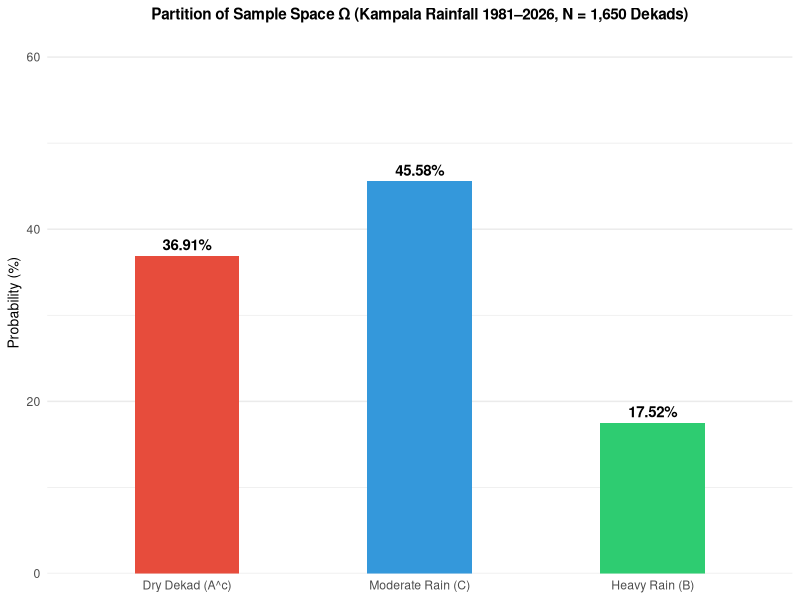
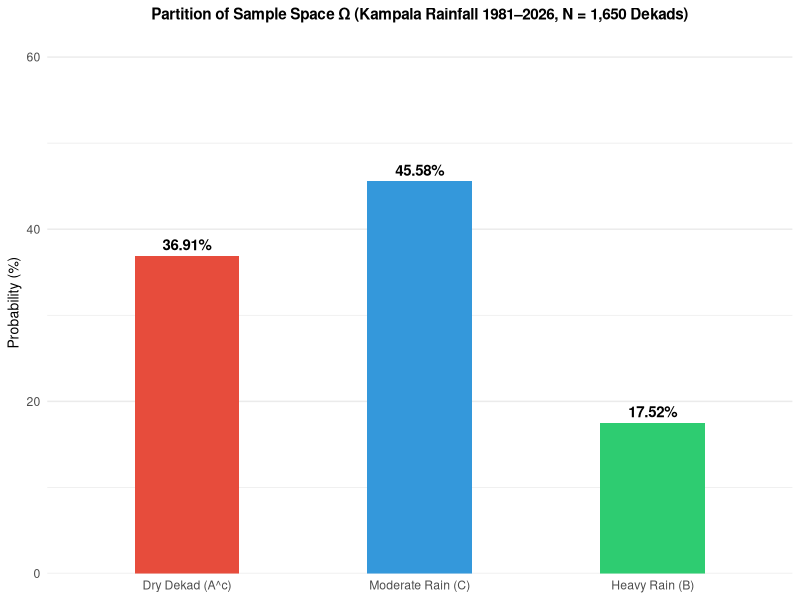

These figures' R source, in order:
## ---- chunk 1
#| label: setup-data
#| message: false
#| warning: false

library(tidyverse)

# Load Kampala Dekadal Dataset (1981 - 2026)
df <- read_csv("Kampala_Dekad_Data_since_1981_to_2026.csv")

# Measure Total Sample Space Size (N = 1,650 dekads)
N <- nrow(df)

cat("Total Sample Space Size (N):", N, "dekads\n\n")

# Preview data structure
head(df %>% select(date, PCODE, n_pixels, rfh, rfh_avg, rfq), 5)
## ---- chunk 2
#| label: event-masking

# Select target precipitation variable
rfh_mm <- df$rfh

# Define boolean event vectors inside data frame
df <- df %>%
  mutate(
    is_wet      = rfh_mm >= 20.0,                        # Event A
    is_dry      = rfh_mm < 20.0,                         # Event A^c
    is_heavy    = rfh_mm >= 50.0,                        # Event B
    is_moderate = (rfh_mm >= 20.0) & (rfh_mm < 50.0)     # Event C
  )

# Display sample event mask table
head(df %>% select(rfh, is_wet, is_dry, is_heavy, is_moderate), 10)

## ---- chunk 3
#| label: compute-probabilities

# Summarize proportions and absolute event counts
prob_summary <- df %>%
  summarise(
    p_A  = mean(is_wet),
    p_Ac = mean(is_dry),
    p_B  = mean(is_heavy),
    p_C  = mean(is_moderate),
    n_A  = sum(is_wet),
    n_Ac = sum(is_dry),
    n_B  = sum(is_heavy),
    n_C  = sum(is_moderate)
  )

# Extract scalar probabilities
p_A  <- prob_summary$p_A
p_Ac <- prob_summary$p_Ac
p_B  <- prob_summary$p_B
p_C  <- prob_summary$p_C

cat("Empirical Dekadal Probabilities (N = 1,650)\n")
cat(sprintf("P(A)   [Wet Dekad (>=20mm)]:       %.4f  (%.2f%%) | Count: %d\n", p_A, p_A * 100, prob_summary$n_A))
cat(sprintf("P(A^c) [Dry Dekad (<20mm)]:        %.4f  (%.2f%%) | Count: %d\n", p_Ac, p_Ac * 100, prob_summary$n_Ac))
cat(sprintf("P(B)   [Heavy Rain (>=50mm)]:      %.4f  (%.2f%%) | Count: %d\n", p_B, p_B * 100, prob_summary$n_B))
cat(sprintf("P(C)   [Moderate Rain (20-50mm)]:  %.4f  (%.2f%%) | Count: %d\n", p_C, p_C * 100, prob_summary$n_C))

## ---- chunk 4
#| label: verify-axioms

cat("Kolmogorov Axiom Verifications \n\n")

# Verification 1: Complement Rule P(A) + P(A^c) == 1.0
complement_sum <- p_A + p_Ac
cat("1. Complement Rule Check:\n")
cat(sprintf("   P(A) + P(A^c) = %.4f + %.4f = %.4f\n", p_A, p_Ac, complement_sum))
stopifnot(isTRUE(all.equal(complement_sum, 1.0)))
cat("   RESULT: Verified Mathematically (P(A^c) = 1 - P(A))\n\n")

# Verification 2: Additivity for Disjoint Sets P(B U C) == P(B) + P(C) == P(A)
disjoint_sum <- p_B + p_C
cat("2. Disjoint Additivity Check (A = B U C):\n")
cat(sprintf("   P(B) + P(C) = %.4f + %.4f = %.4f | P(A) = %.4f\n", p_B, p_C, disjoint_sum, p_A))
stopifnot(isTRUE(all.equal(disjoint_sum, p_A)))
cat("   RESULT: Verified Mathematically (P(B U C) = P(B) + P(C))\n\n")

# Verification 3: Monotonicity Property (B subset of A => P(B) <= P(A))
cat("3. Monotonicity Check (B subset of A):\n")
cat(sprintf("   P(B) [%.4f] <= P(A) [%.4f] is %s (%.4f <= %.4f)\n", p_B, p_A, p_B <= p_A, p_B, p_A))
stopifnot(p_B <= p_A)
cat("   RESULT: Verified Mathematically (P(B) <= P(A))\n\n")

cat("STATUS: All Kolmogorov Probability Axioms Verified in R!\n")

## ---- chunk 5
#| label: visualize-partition
#| fig-cap: "Partition of Sample Space Ω (Kampala Rainfall 1981–2026, N = 1,650 Dekads)"

# Prepare summary data frame for plotting
df_plot <- tibble(
  category = factor(
    c("Dry Dekad (A^c)", "Moderate Rain (C)", "Heavy Rain (B)"),
    levels = c("Dry Dekad (A^c)", "Moderate Rain (C)", "Heavy Rain (B)")
  ),
  probability = c(p_Ac * 100, p_C * 100, p_B * 100)
)

# Render ggplot chart
p <- ggplot(df_plot, aes(x = category, y = probability, fill = category)) +
  geom_col(width = 0.45, show.legend = FALSE) +
  geom_text(
    aes(label = sprintf("%.2f%%", probability)),
    vjust = -0.5,
    fontface = "bold",
    size = 3.8
  ) +
  scale_fill_manual(values = c("#e74c3c", "#3498db", "#2ecc71")) +
  scale_y_continuous(limits = c(0, 60), expand = expansion(mult = c(0, 0.05))) +
  labs(
    title = "Partition of Sample Space Ω (Kampala Rainfall 1981–2026, N = 1,650 Dekads)",
    x = NULL,
    y = "Probability (%)"
  ) +
  theme_minimal() +
  theme(
    plot.title = element_text(size = 11, face = "bold", hjust = 0.5),
    axis.title.y = element_text(size = 10),
    panel.grid.major.x = element_blank()
  )

# Export graphic for Episode 1.7 Academic Report Writing
ggsave("r_sample_space_partition.png", plot = p, width = 8, height = 5.5, dpi = 300)
print(p)
